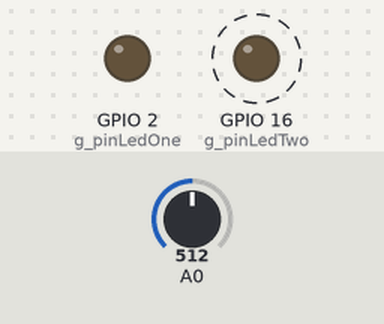
Bench run of a sketch on a simulated ESP8266 (NodeMCU). On the bench: output pins drawn as LEDs (lit = HIGH). Dashed ring = blinking. Inputs (shaded band) come from the test bench; at power-on: A0 = 512. WiFi joins after 1.5 s; servers stay silent unless stated; storage starts empty.

Above: at 0.37 s.
1.3 s: A0 set to 0
At 1.94 s:
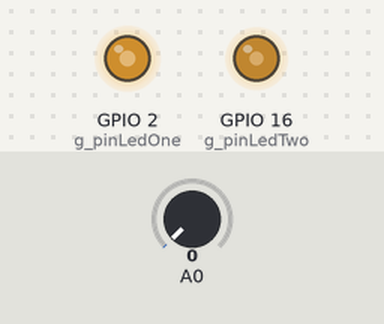
4.3 s: A0 set to 8
7.3 s: A0 set to 12
10.3 s: A0 set to 122
At 10.8 s:
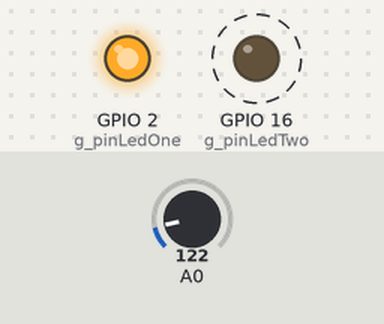
Timing chart, 0 to 14.3 s (numbered marks = the images above; inputs shaded):
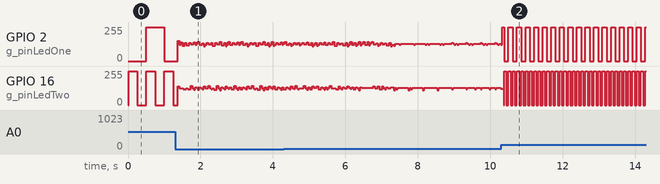

The sketch:

HelloClubFlashPot.ino
```cpp
// "... default IP address of 192.168.4.1 ..."

#include <ESP8266WiFi.h>
#include <ESP8266WebServer.h>
#include <ArduinoOTA.h>
#include <ESP8266mDNS.h>
#include <FS.h>

static const int g_pinLedOne = 2;  // GPIO2
static const int g_pinLedTwo = 16; // GPIO16
static const int g_nLedOn = LOW;
static const int g_nLedOff = HIGH;

ESP8266WebServer server(80);

typedef unsigned long ClubMemberESP8266ID;
class ClubMember {
	protected:
		const ClubMemberESP8266ID m_mbrid;
		const char* const m_pszMemberName;
		const char* const m_pszSsid;
		const char* const m_pszPassword;
		const char* const m_pszMdnsName;
		const char* const m_pszOTAName;
		const char* const m_pszOTAPassword;

	public:
		static ClubMemberESP8266ID mbridThisDevice() {
			return (ClubMemberESP8266ID)ESP.getChipId();
		}

		static const ClubMemberESP8266ID 	MEMBER_UNKNOWN = 0x00000000;
		static const ClubMemberESP8266ID 	MEMBER_CLAUDE  = 0x005dd8cc;
		static const ClubMemberESP8266ID 	MEMBER_ALYSSA  = 0x00716bd8;
		static const ClubMemberESP8266ID 	MEMBER_ELI     = 0x00715b1e;
		static const ClubMemberESP8266ID 	MEMBER_EMILY   = 0x00716cce;
		static const ClubMemberESP8266ID 	MEMBER_EUGENIE = 0x00715973;
		static const ClubMemberESP8266ID 	MEMBER_JAYLYN  = 0x001987cb;
		static const ClubMemberESP8266ID 	MEMBER_KEELER  = 0x00fc6a50;
		static const ClubMemberESP8266ID 	MEMBER_LEAH    = 0x007162b3;
		static const ClubMemberESP8266ID 	MEMBER_NATALIE = 0x0071687a;
		static const ClubMemberESP8266ID 	MEMBER_ROSE    = 0x001980ed;

		static const ClubMember* const s_pmbrUnk;
		static const ClubMember* const s_rgpmbr [];
		static const int s_cpmbr;


		static const ClubMember* const pmbrOwnerOfThisESP8266() {
			const ClubMemberESP8266ID mbrid = mbridThisDevice();
			for(int ipmbr=0;ipmbr<s_cpmbr;ipmbr++) {
				const ClubMember* const pmbr = s_rgpmbr[ipmbr];
				if(pmbr->mbrid() == mbrid) {
					return pmbr;
				}
			}
			return s_pmbrUnk;
		}
		ClubMember(
				const ClubMemberESP8266ID mbrid,
				const char* const pszMemberName,
				const char* const pszSsid,
				const char* const pszPassword,
				const char* const pszMdnsName,
				const char* const pszOTAName,
				const char* const pszOTAPassword
				) :
			m_mbrid(mbrid),
			m_pszMemberName(pszMemberName),
			m_pszSsid(pszSsid),
			m_pszPassword(pszPassword),
			m_pszMdnsName(pszMdnsName),
			m_pszOTAName(pszOTAName),
			m_pszOTAPassword(pszOTAPassword)
	{
	}


		ClubMemberESP8266ID mbrid() const { return m_mbrid; }
		const char* const pszMemberName() const { return m_pszMemberName; }
		const char* const pszSsid() const { return m_pszSsid; }
		const char* const pszPassword() const { return m_pszPassword; }
		const char* const pszMdnsName() const { return m_pszMdnsName; }
		const char* const pszOTAName() const { return m_pszOTAName; }
		const char* const pszOTAPassword() const { return m_pszOTAPassword; }

};

const ClubMember* const ClubMember::s_pmbrUnk = new ClubMember(MEMBER_UNKNOWN , "UNKNOWN_ESP8266", "Unknown member name", "Cl02539#aude", "Claude", "ClaudeProgram", "ClOTA1884aude");
const ClubMember* const ClubMember::s_rgpmbr [] = {
	new ClubMember(MEMBER_CLAUDE , "Claude", "Claude", "Cl02539#aude", "Claude", "ClaudeProgram", "ClOTA1884aude"),
	new ClubMember(MEMBER_ALYSSA , "Alyssa", "Alyssa", "Al02539#yssa", "Alyssa", "AlyssaProgram", "AlOTA1884yssa"),
	new ClubMember(MEMBER_ELI    , "Eli", "Eli", "El02539#i", "Eli", "EliProgram", "ElOTA1884i"),
	new ClubMember(MEMBER_EMILY  , "Emily", "Emily", "Em02539#ily", "Emily", "EmilyProgram", "EmOTA1884ily"),
	new ClubMember(MEMBER_EUGENIE, "Eugenie", "Eugenie", "Eu02539#genie", "Eugenie", "EugenieProgram", "EuOTA1884genie"),
	new ClubMember(MEMBER_JAYLYN , "Jaylyn", "Jaylyn", "Ja02539#ylyn", "Jaylyn", "JaylynProgram", "JaOTA1884ylyn"),
	new ClubMember(MEMBER_KEELER , "Keeler", "Keeler", "Ke02539#eler", "Keeler", "KeelerProgram", "KeOTA1884eler"),
	new ClubMember(MEMBER_LEAH   , "Leah", "Leah", "Le02539#ah", "Leah", "LeahProgram", "LeOTA1884ah"),
	new ClubMember(MEMBER_NATALIE, "Natalie", "Natalie", "Na02539#talie", "Natalie", "NatalieProgram", "NaOTA1884talie"),
	new ClubMember(MEMBER_ROSE   , "Rose", "Rose", "Ro02539#se", "Rose", "RoseProgram", "RoOTA1884se"),
};

const int ClubMember::s_cpmbr = sizeof(ClubMember::s_rgpmbr) / sizeof(ClubMember::s_rgpmbr[0]);
void vHandleRoot(){
	const ClubMember* const pmbr = ClubMember::pmbrOwnerOfThisESP8266();
	server.setContentLength(CONTENT_LENGTH_UNKNOWN);
	server.send(200, "text/html", "<!DOCTYPE html><html>");
	server.sendContent("<body>");
	server.sendContent("<h1>Hello ");
	server.sendContent(pmbr->pszMemberName());
	server.sendContent("!</h1>");
	server.sendContent("<bold>Hello microelectronics club!</bold>");
	server.sendContent("<p>Copy your code from <a href=\"HelloClub.ino\">HelloClub.ino</a></p>");
	server.sendContent("</body>");
	server.sendContent("</html>");
	server.sendContent(""); // this might end the sending like https://community.platformio.org/t/how-to-split-up-a-long-html-page/3633
}

class PeriodicEvent {
	protected:
		unsigned long m_cmsNextEvent;
		const unsigned long m_cmsInterval;
	public:
		PeriodicEvent(const unsigned long cmsInterval) : m_cmsInterval(cmsInterval), m_cmsNextEvent(millis()) {
		}

		bool bEventFired() {
			long cmsNow = millis();
			if(cmsNow >= m_cmsNextEvent){
				// Deal with overflow.
				if(m_cmsNextEvent < m_cmsInterval && cmsNow > (ULONG_MAX-m_cmsInterval)) {
					Serial.println("millis overflow");
				} else {
					m_cmsNextEvent += m_cmsInterval; // offset from previous event, not from 'now'
					return true;
				}
			}
			return false;
		}
};

float rAnalogReadA0() {
	static PeriodicEvent s_tickA0(50);
	static float s_rA0; // will be initialized on first read
	if(s_tickA0.bEventFired()){
		const long nA0 = analogRead(A0);
		s_rA0 = ((float)nA0)/1023.0;
	}
	return s_rA0;
}

void vHandleHello(){
	server.send(200, "text/html", "<h1>Hello</h1><p>microelectronics club!</p>");
}

void startWiFi() {
	const ClubMember* const pmbr = ClubMember::pmbrOwnerOfThisESP8266();
	const char* const pszSsid = pmbr->pszSsid();
	const char* const pszPwd = pmbr->pszPassword();
	WiFi.setAutoConnect(1);
	WiFi.mode(WIFI_AP);
	WiFi.softAP(pszSsid, pszPwd);
}

void vHandleNotFound(){
	if(!handleFileRead(server.uri())){
		server.send(404, "text/plain", "404: File Not Found");
	}
}

void startWebServer() {
	server.on("/", vHandleRoot);
	server.on("/hello", vHandleHello);
	server.onNotFound(vHandleNotFound);
	server.begin();
}

void startOTA() {
	const ClubMember* const pmbr = ClubMember::pmbrOwnerOfThisESP8266();
	ArduinoOTA.setHostname(pmbr->pszOTAName());
	ArduinoOTA.setPassword(pmbr->pszOTAPassword());
	ArduinoOTA.begin();
}

void startSPIFFS() {
	SPIFFS.begin();
}

String getContentType(String filename) {
	if (filename.endsWith(".html")) return "text/html";
	else if (filename.endsWith(".css")) return "text/css";
	else if (filename.endsWith(".js")) return "application/javascript";
	else if (filename.endsWith(".ico")) return "image/x-icon";
	else if (filename.endsWith(".gz")) return "application/x-gzip";
	else if (filename.endsWith(".ino")) return "text/plain";
	return "text/plain";
}

bool handleFileRead(String path) {
	Serial.println("handleFileRead: " + path);
	if (path.endsWith("/")) path += "index.html";
	String contentType = getContentType(path);
	String pathWithGz = path + ".gz";
	if (SPIFFS.exists(pathWithGz) || SPIFFS.exists(path)) {
		if (SPIFFS.exists(pathWithGz))
			path += ".gz";
		File file = SPIFFS.open(path, "r");
		size_t sent = server.streamFile(file, contentType);
		file.close();
		Serial.println(String("\tSent file: ") + path);
		return true;
	}
	Serial.println(String("\tFile Not Found: ") + path);
	return false;
}

void setup() {
	Serial.begin(115200);
	startWiFi();   // 1st
	startSPIFFS(); // 1.5th
	startOTA();    // 2nd
	startWebServer(); // 6th (last)
	pinMode(A0, INPUT);
	pinMode(g_pinLedOne, OUTPUT);
	pinMode(g_pinLedTwo, OUTPUT);
}

void loop() {
	server.handleClient();
	ArduinoOTA.handle();
	float rA0 = rAnalogReadA0();          // <--- read knob position
	long cmsOneBar = (long)(500.0 * rA0); // <--- turn into flash speed
	if(3 > cmsOneBar) {                   // <--- is it too fast?
		cmsOneBar = 3;                    // <--- if so, slow it down a bit
	}                                     // <--- we must match { with }
	long cmsNow = millis();
	const int iQuarterNote = (cmsNow / cmsOneBar) % 4;
	int nLedOneState = g_nLedOn;
	int nLedTwoState = g_nLedOn;
	if(1 < iQuarterNote) {
		nLedOneState = g_nLedOff;
	}
	if(0 == iQuarterNote || 2 == iQuarterNote) {
		nLedTwoState = g_nLedOff;
	}
	digitalWrite(g_pinLedOne, nLedOneState);
	digitalWrite(g_pinLedTwo, nLedTwoState);
}
```

Measured:
- by itself, GPIO 2 (g_pinLedOne): repeats every 0.24 s: 0/255 0.12 s, 255/255 0.12 s
- by itself, GPIO 16 (g_pinLedTwo): alternates 255/255 for 0.06 s and 0/255 for 0.06 s
